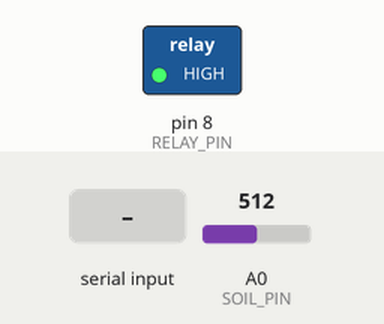
The sketch below on a simulated Arduino Uno, built with avr-gcc and run on an emulated ATmega328P. Parts: switched loads named in the sketch (green lamp = pin HIGH). The test bench sets the inputs (shaded band); at power-on: A0 (SOIL_PIN) = 512. What the sketch prints to the serial monitor is not drawn.

Above: at 1.2 s.
1.3 s: A0 (SOIL_PIN) set to 521
2.8 s: A0 (SOIL_PIN) set to 544
At 4.3 s:
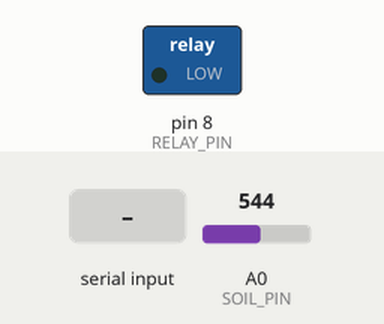
6.5 s: "PUMP_OFF\n" received over Serial
At 7.4 s:
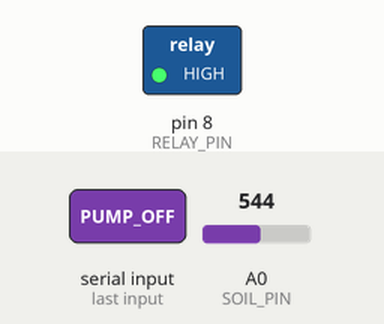
8.5 s: "AUTO\n" received over Serial
At 9.7 s:
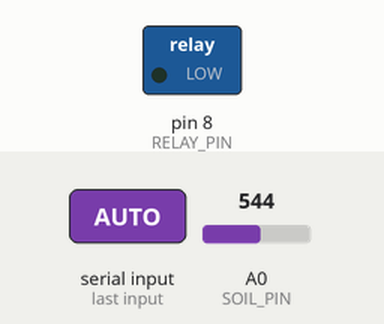
10.0 s: A0 (SOIL_PIN) set to 446
11.5 s: A0 (SOIL_PIN) set to 417
At 12.4 s:
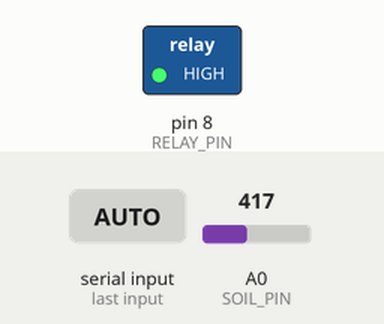
Timing chart, 0 to 14.1 s (numbered marks = the images above; inputs shaded):
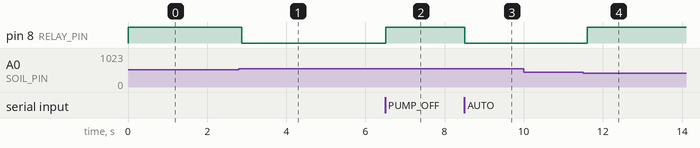

The sketch:

smart_irrigation.ino
```cpp
/* ============================================================================
 * SMART IRRIGATION SYSTEM - ARDUINO UNO FIRMWARE
 * ============================================================================
 * Architecture: Serial-to-Web IoT Controller
 * Baud Rate: 9600 baud, newline-terminated ('\n')
 * Hardware:
 *   - Arduino Uno (ATmega328P, 16MHz, 2KB SRAM)
 *   - Capacitive Soil Moisture Sensor v1.2 / v2.0 -> Analog Pin A0
 *   - 5V Relay Module -> Digital Pin 8 (Configurable Active-LOW / Active-HIGH)
 *   - DC Submersible Pump -> Switched via Relay (COM & NO contacts)
 *                            powered by external DC battery (NEVER from 5V pin!)
 *                            with 1N4007 flyback diode across motor terminals.
 *
 * Safety Features:
 *   - Non-blocking timing with millis() - zero delay() calls in loop.
 *   - Low-pass 10-sample moving average on A0 to filter electrical noise.
 *   - Sensor fault detection (disconnected wire / short circuit detection).
 *   - 60-second continuous pump safety cutoff (prevents flooding & pump burnout).
 *   - Hysteresis band (threshold_on vs threshold_off) to prevent relay chatter.
 *   - Pure C-string parser (no dynamic String class allocation to preserve SRAM).
 * ============================================================================ */

#include <Arduino.h>

// ----------------------------------------------------------------------------
// PIN DEFINITIONS & HARDWARE CONFIGURATION
// ----------------------------------------------------------------------------
const uint8_t SOIL_PIN  = A0;  // Analog pin connected to soil moisture sensor AOUT
const uint8_t RELAY_PIN = 8;   // Digital output driving relay module input (IN)

// Polarity configuration:
// Most standard Arduino 5V relay modules are ACTIVE-LOW (LOW = ON, HIGH = OFF).
// If using an active-HIGH transistor or solid-state relay, change this to false.
const bool RELAY_ACTIVE_LOW = true;

// ----------------------------------------------------------------------------
// CALIBRATION CONSTANTS (Defaults for Capacitive Sensor v1.2)
// ----------------------------------------------------------------------------
// CALIBRATION GUIDE:
// 1. Dry Value: Read raw value while sensor is dry in ambient air (~580 - 680).
// 2. Wet Value: Read raw value submerged in water up to the max line (~280 - 350).
// Because sensor capacitance increases in water, RAW ADC counts DECREASE as moisture increases.
int dryValue = 620;  // Default dry baseline (0% moisture in air)
int wetValue = 310;  // Default wet baseline (100% moisture submerged in water)

// Out-of-bounds bounds to detect disconnected or shorted sensor wires
const int SENSOR_MIN_RAW = 150;  // Anything below this indicates direct short / fault
const int SENSOR_MAX_RAW = 950;  // Anything above this indicates open circuit / disconnected

// ----------------------------------------------------------------------------
// CONTROL PARAMETERS & HYSTERESIS
// ----------------------------------------------------------------------------
int thresholdOn  = 30;  // Turn pump ON when moisture drops below this % (default: 30%)
int thresholdOff = 60;  // Turn pump OFF when moisture rises above this % (default: 60%)

// Operating Mode: "AUTO" (hysteresis loop) or "MANUAL" (user override)
enum SystemMode { MODE_AUTO, MODE_MANUAL };
SystemMode currentMode = MODE_AUTO;

// Safety cutoff timer: Force pump off if running continuously longer than 60 seconds
const unsigned long MAX_PUMP_RUN_TIME = 60000UL; // 60,000 milliseconds = 60 seconds

// ----------------------------------------------------------------------------
// SYSTEM STATE VARIABLES
// ----------------------------------------------------------------------------
bool pumpActive = false;             // Logical state: true = ON, false = OFF
bool sensorOk = true;                // True if sensor readings are within physical limits
bool safetyCutoffTriggered = false;  // True if pump was auto-stopped by run-time limit
unsigned long pumpStartTime = 0;     // Timestamp (millis) when pump was energized
unsigned long lastTelemetryTime = 0; // Timestamp of last JSON telemetry broadcast
const unsigned long TELEMETRY_INTERVAL = 1000UL; // Broadcast every 1000ms

// Moving average buffer for A0
const uint8_t SAMPLE_COUNT = 10;
int rawSamples[SAMPLE_COUNT];
uint8_t sampleIndex = 0;
bool bufferFilled = false;
unsigned long lastSampleTime = 0;
const unsigned long SAMPLE_INTERVAL = 20UL; // Sample every 20ms (10 samples in 200ms)

// Serial input buffer (avoids Arduino String class fragmentation)
const uint8_t RX_BUFFER_SIZE = 64;
char rxBuffer[RX_BUFFER_SIZE];
uint8_t rxIndex = 0;

// ----------------------------------------------------------------------------
// HELPER FUNCTIONS
// ----------------------------------------------------------------------------

/**
 * Applies physical electrical state to the relay pin based on configured polarity.
 */
void setRelayHardware(bool turnOn) {
  if (RELAY_ACTIVE_LOW) {
    digitalWrite(RELAY_PIN, turnOn ? LOW : HIGH);
  } else {
    digitalWrite(RELAY_PIN, turnOn ? HIGH : LOW);
  }
}

/**
 * High-level pump state manager with safety enforcement.
 */
void setPump(bool enable) {
  if (enable) {
    // Safety check: Never turn pump on if sensor is faulty or safety cutoff is locked
    if (!sensorOk || safetyCutoffTriggered) {
      setRelayHardware(false);
      pumpActive = false;
      return;
    }
    if (!pumpActive) {
      pumpStartTime = millis();
    }
    pumpActive = true;
    setRelayHardware(true);
  } else {
    pumpActive = false;
    setRelayHardware(false);
  }
}

/**
 * Computes moving average of analog sensor to reject electrical noise.
 */
int getAveragedRaw() {
  long sum = 0;
  uint8_t count = bufferFilled ? SAMPLE_COUNT : (sampleIndex == 0 ? 1 : sampleIndex);
  for (uint8_t i = 0; i < count; i++) {
    sum += rawSamples[i];
  }
  return (int)(sum / count);
}

/**
 * Converts raw ADC value into a 0-100% moisture scale with calibration.
 */
int calculateMoisturePercent(int rawVal) {
  if (dryValue == wetValue) return 0;
  // Note: Higher raw = drier, lower raw = wetter
  long percent = map(rawVal, dryValue, wetValue, 0, 100);
  return (int)constrain(percent, 0, 100);
}

/**
 * Emits JSON telemetry packet once per second.
 * Format: {"raw":512,"moisture":45,"pump":"OFF","mode":"AUTO","threshold_on":30,"threshold_off":60,"sensor_ok":true,"safety_cutoff":false}
 */
void transmitTelemetry(int rawVal, int moistureVal) {
  Serial.print(F("{\"raw\":"));
  Serial.print(rawVal);
  Serial.print(F(",\"moisture\":"));
  Serial.print(moistureVal);
  Serial.print(F(",\"pump\":\""));
  Serial.print(pumpActive ? F("ON") : F("OFF"));
  Serial.print(F("\",\"mode\":\""));
  Serial.print((currentMode == MODE_AUTO) ? F("AUTO") : F("MANUAL"));
  Serial.print(F("\",\"threshold_on\":"));
  Serial.print(thresholdOn);
  Serial.print(F(",\"threshold_off\":"));
  Serial.print(thresholdOff);
  Serial.print(F(",\"sensor_ok\":"));
  Serial.print(sensorOk ? F("true") : F("false"));
  Serial.print(F(",\"safety_cutoff\":"));
  Serial.print(safetyCutoffTriggered ? F("true") : F("false"));
  Serial.print(F(",\"dry\":"));
  Serial.print(dryValue);
  Serial.print(F(",\"wet\":"));
  Serial.print(wetValue);
  Serial.println(F("}"));
}

/**
 * Parses and executes incoming serial commands using C-string routines.
 */
void processCommand(char* cmd) {
  // Strip trailing whitespace or newline characters
  int len = strlen(cmd);
  while (len > 0 && (cmd[len - 1] == '\r' || cmd[len - 1] == '\n' || cmd[len - 1] == ' ')) {
    cmd[--len] = '\0';
  }

  if (len == 0) return;

  // Command: PUMP_ON
  if (strcmp(cmd, "PUMP_ON") == 0) {
    if (!sensorOk) {
      Serial.println(F("ERR:SENSOR_FAULT"));
      return;
    }
    safetyCutoffTriggered = false; // Manual intervention clears cutoff
    currentMode = MODE_MANUAL;
    setPump(true);
    Serial.println(F("ACK:PUMP_ON"));
  }
  // Command: PUMP_OFF
  else if (strcmp(cmd, "PUMP_OFF") == 0) {
    safetyCutoffTriggered = false;
    currentMode = MODE_MANUAL;
    setPump(false);
    Serial.println(F("ACK:PUMP_OFF"));
  }
  // Command: AUTO
  else if (strcmp(cmd, "AUTO") == 0) {
    safetyCutoffTriggered = false;
    currentMode = MODE_AUTO;
    Serial.println(F("ACK:AUTO"));
  }
  // Command: SET_THRESHOLDS:<on>,<off>
  else if (strncmp(cmd, "SET_THRESHOLDS:", 15) == 0) {
    char* args = cmd + 15;
    char* comma = strchr(args, ',');
    if (comma != NULL) {
      *comma = '\0';
      int onVal = atoi(args);
      int offVal = atoi(comma + 1);

      // Validate logic: 0 <= on < off <= 100
      if (onVal >= 0 && offVal <= 100 && onVal < offVal) {
        thresholdOn = onVal;
        thresholdOff = offVal;
        Serial.print(F("ACK:SET_THRESHOLDS:"));
        Serial.print(thresholdOn);
        Serial.print(F(","));
        Serial.println(thresholdOff);
      } else {
        Serial.println(F("ERR:INVALID_THRESHOLDS_RANGE"));
      }
    } else {
      Serial.println(F("ERR:MALFORMED_THRESHOLDS_SYNTAX"));
    }
  }
  // Command: SET_CALIB:<dry>,<wet>
  else if (strncmp(cmd, "SET_CALIB:", 10) == 0) {
    char* args = cmd + 10;
    char* comma = strchr(args, ',');
    if (comma != NULL) {
      *comma = '\0';
      int dVal = atoi(args);
      int wVal = atoi(comma + 1);

      // Validate: dry must be greater than wet for capacitive sensor, within 0-1023
      if (dVal > wVal && dVal <= 1023 && wVal >= 0) {
        dryValue = dVal;
        wetValue = wVal;
        Serial.print(F("ACK:SET_CALIB:"));
        Serial.print(dryValue);
        Serial.print(F(","));
        Serial.println(wetValue);
      } else {
        Serial.println(F("ERR:INVALID_CALIBRATION_VALUES"));
      }
    } else {
      Serial.println(F("ERR:MALFORMED_CALIB_SYNTAX"));
    }
  }
  else {
    Serial.print(F("ERR:UNKNOWN_COMMAND:"));
    Serial.println(cmd);
  }
}

// ----------------------------------------------------------------------------
// ARDUINO SETUP
// ----------------------------------------------------------------------------
void setup() {
  // Configure relay pin as output and guarantee pump is strictly OFF at boot
  pinMode(RELAY_PIN, OUTPUT);
  setRelayHardware(false);
  pumpActive = false;

  // Configure analog input
  pinMode(SOIL_PIN, INPUT);

  // Initialize hardware serial
  Serial.begin(9600);
  while (!Serial && millis() < 3000) {
    ; // Wait up to 3 seconds for serial port enumeration (useful on 32u4 / Leonardo)
  }

  // Pre-seed the moving average filter
  int initialRead = analogRead(SOIL_PIN);
  for (uint8_t i = 0; i < SAMPLE_COUNT; i++) {
    rawSamples[i] = initialRead;
  }
  bufferFilled = true;

  lastTelemetryTime = millis();
  lastSampleTime = millis();
}

// ----------------------------------------------------------------------------
// ARDUINO MAIN LOOP (100% NON-BLOCKING)
// ----------------------------------------------------------------------------
void loop() {
  unsigned long currentMillis = millis();

  // 1. High-frequency analog sampling (every 20ms)
  if (currentMillis - lastSampleTime >= SAMPLE_INTERVAL) {
    lastSampleTime = currentMillis;
    rawSamples[sampleIndex] = analogRead(SOIL_PIN);
    sampleIndex = (sampleIndex + 1) % SAMPLE_COUNT;
    if (sampleIndex == 0) bufferFilled = true;
  }

  int rawVal = getAveragedRaw();
  int moisturePercent = calculateMoisturePercent(rawVal);

  // 2. Hardware Fault Detection
  if (rawVal < SENSOR_MIN_RAW || rawVal > SENSOR_MAX_RAW) {
    if (sensorOk) {
      sensorOk = false;
      // Immediate failsafe: shut off pump if sensor hardware fails!
      setPump(false);
    }
  } else {
    sensorOk = true;
  }

  // 3. Safety Run-Time Cutoff Check
  if (pumpActive) {
    if (currentMillis - pumpStartTime >= MAX_PUMP_RUN_TIME) {
      setPump(false);
      safetyCutoffTriggered = true;
      currentMode = MODE_AUTO; // Force AUTO mode per protocol specification
    }
  }

  // 4. Automatic Moisture Control with Hysteresis (Only active in AUTO mode and when sensor is healthy)
  if (currentMode == MODE_AUTO && sensorOk && !safetyCutoffTriggered) {
    if (moisturePercent < thresholdOn) {
      if (!pumpActive) {
        setPump(true);
      }
    } else if (moisturePercent > thresholdOff) {
      if (pumpActive) {
        setPump(false);
      }
    }
    // If between thresholdOn and thresholdOff: hysteresis holds previous state
  }

  // 5. Read incoming serial commands from PC
  while (Serial.available() > 0) {
    char c = Serial.read();
    if (c == '\n' || c == '\r') {
      if (rxIndex > 0) {
        rxBuffer[rxIndex] = '\0';
        processCommand(rxBuffer);
        rxIndex = 0;
      }
    } else {
      if (rxIndex < RX_BUFFER_SIZE - 1) {
        rxBuffer[rxIndex++] = c;
      } else {
        // Buffer overflow protection: flush
        rxIndex = 0;
      }
    }
  }

  // 6. Periodic Telemetry Broadcast (Every 1000ms)
  if (currentMillis - lastTelemetryTime >= TELEMETRY_INTERVAL) {
    lastTelemetryTime = currentMillis;
    transmitTelemetry(rawVal, moisturePercent);
  }
}
```

Measured:
- the behaviour switches between 527 and 528 on A0 (SOIL_PIN) (found by bisection; images 0 and 1)
- the behaviour switches between 431 and 430 on A0 (SOIL_PIN) (found by bisection; images 3 and 4)
- after the input at 1.3 s, every drawn part: stays the same
- after the input at 2.8 s, pin 8 (RELAY_PIN): HIGH → LOW after 0.07 s
- after the input at 6.5 s, pin 8 (RELAY_PIN): LOW → HIGH at once
- after the input at 8.5 s, pin 8 (RELAY_PIN): HIGH → LOW at once
- after the input at 10.0 s, every drawn part: stays the same
- after the input at 11.5 s, pin 8 (RELAY_PIN): LOW → HIGH after 0.11 s
